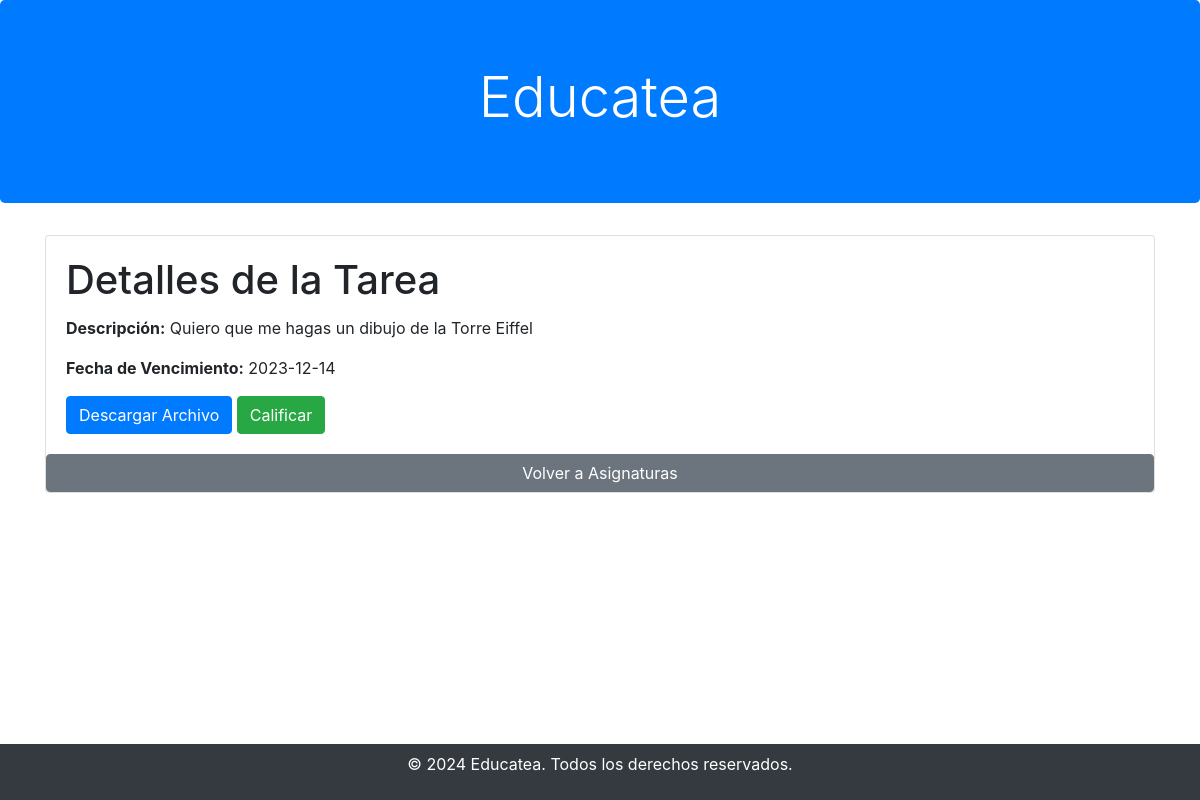
The page /Educatea/Profesor/Tarea/ver_tarea.php?id=23 on the database its author committed.
### tables this page shows
CREATE TABLE `tareas` (
  `tarea_id` int(11) NOT NULL,
  `descripcion_tarea` text NOT NULL,
  `fecha_vencimiento` date NOT NULL,
  `usuario_id` int(11) DEFAULT NULL,
  `clase_id` int(11) DEFAULT NULL,
  `asignatura_id` int(11) DEFAULT NULL
);

### Educatea/Profesor/Tarea/ver_tarea.php (the view, shortened to what this page needs)
<?php
$conexion = conexion();
$tarea_id = isset($_GET['id']) ? $_GET['id'] : null;
$sqlTarea = "SELECT * FROM tareas WHERE tarea_id = ?";
$stmtTarea = $conexion->prepare($sqlTarea);
$stmtTarea->bind_param("i", $tarea_id);
if ($stmtTarea->execute()) {
    $resultadoTarea = $stmtTarea->get_result();
    if ($resultadoTarea->num_rows > 0) {
        $filaTarea = $resultadoTarea->fetch_assoc();
    } else {
        echo "<div class='alert alert-warning' role='alert'>No se encontró la tarea.</div>";
        exit();
    }
} else {
    echo "<div class='alert alert-danger' role='alert'>Error al ejecutar la consulta: " . $stmtTarea->error . "</div>";
    exit();
}
?>
<!DOCTYPE html>
<html lang="en">
<head>
    <link href="https://maxcdn.bootstrapcdn.com/bootstrap/4.5.2/css/bootstrap.min.css" rel="stylesheet">
</head>
<body>
<div class="jumbotron bg-primary text-center text-white">
        <h1 class="display-4">Educatea</h1>
    </div>
    <div class="container mt-4">
        <div class='card'>
            <div class='card-body'>
                <h1 class='card-title'>Detalles de la Tarea</h1>
                <p class='card-text'><strong>Descripción:</strong> <?php echo $filaTarea["descripcion_tarea"]; ?></p>
                <p class='card-text'><strong>Fecha de Vencimiento:</strong> <?php echo $filaTarea["fecha_vencimiento"]; ?></p>
                <a href='descarga.php?tarea_id=<?php echo $tarea_id; ?>' class='btn btn-primary'>Descargar Archivo</a>
                <button class='btn btn-success' data-toggle='modal' data-target='#calificarModal'>Calificar</button>
            </div>
            <a href="tarea.php" class="btn btn-secondary">Volver a Asignaturas</a>
        </div>
    </div>
 <footer class="fixed-bottom bg-dark text-white text-center p-2">
        <p>&copy; 2024 Educatea. Todos los derechos reservados.</p>
    </footer>
</body>
</html>

### rows shown on the page
tareas: descripcion_tarea "Quiero que me hagas un dibujo de la Torre Eiffel", fecha_vencimiento "2023-12-14"
